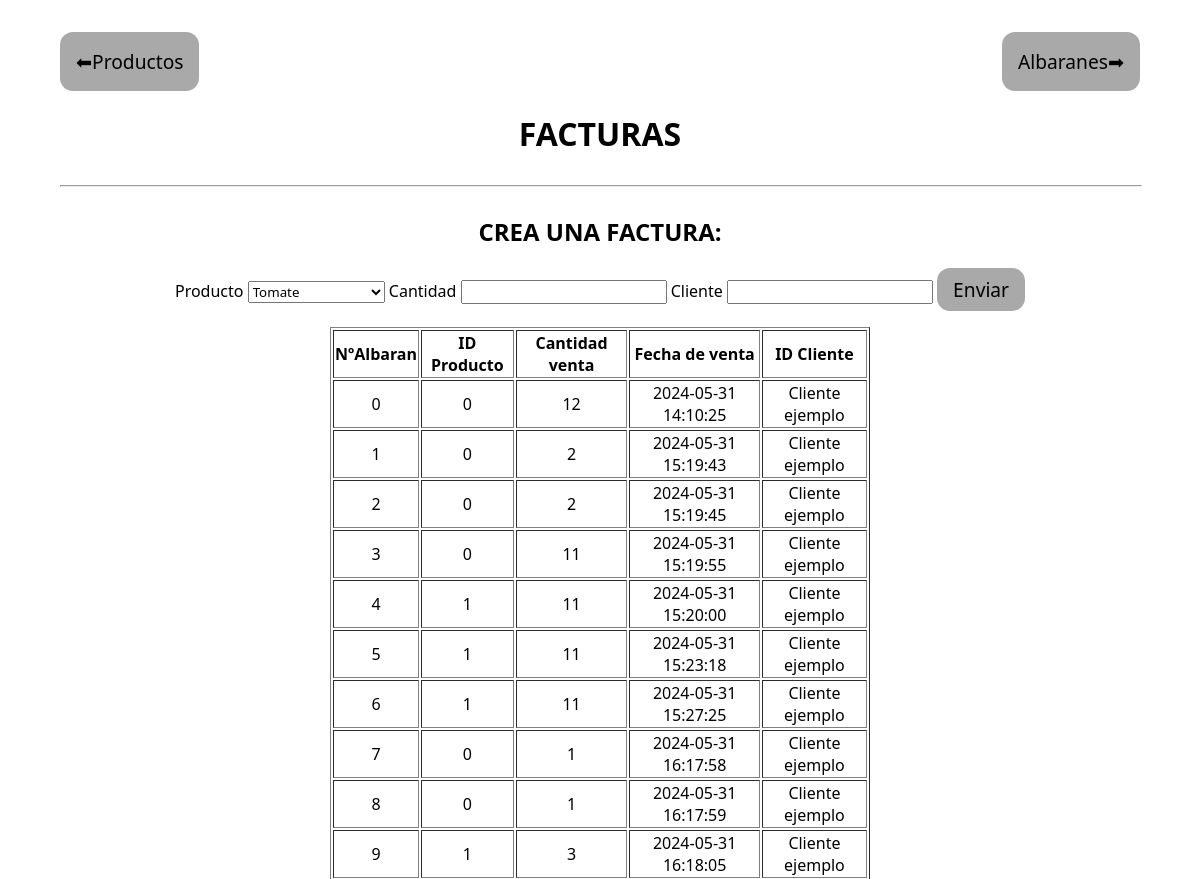
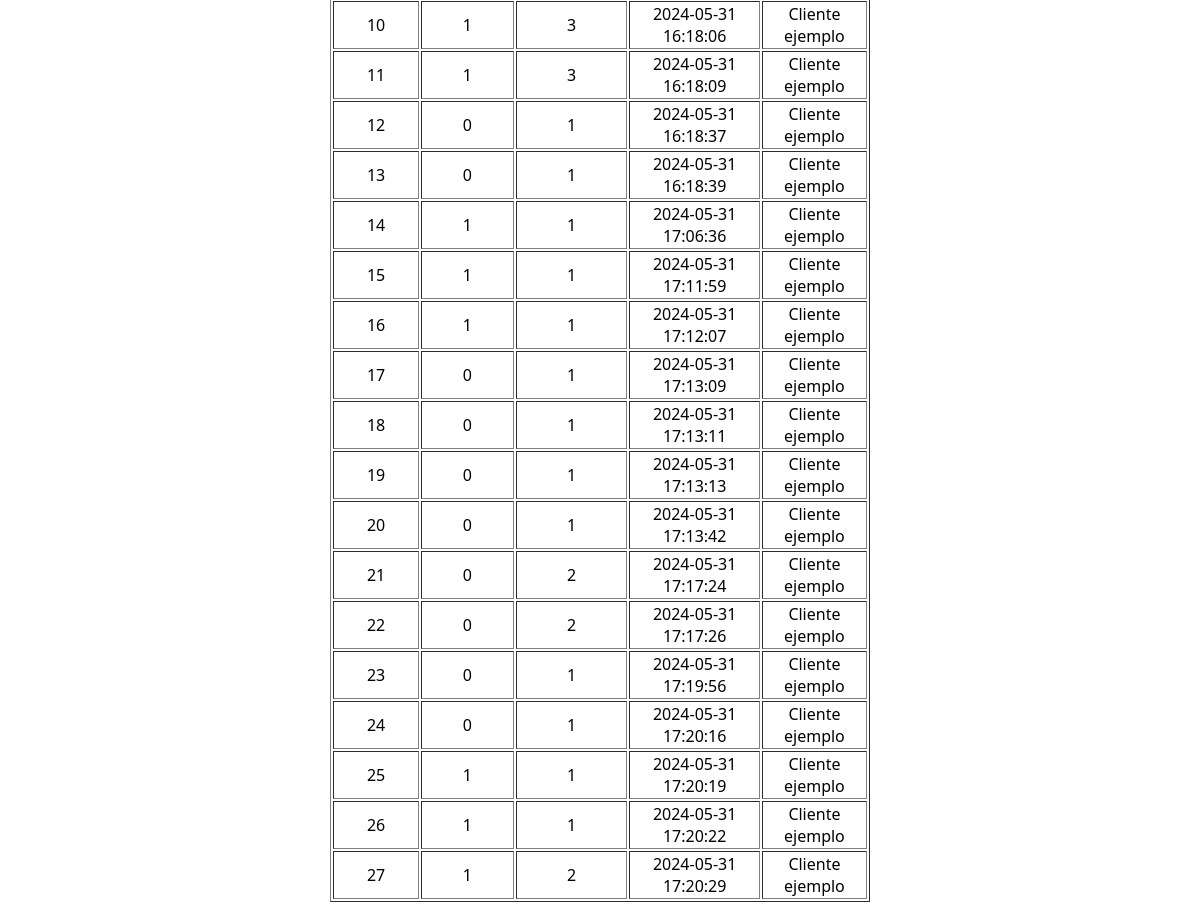
The page /facturacion on the database as committed earlier (2 pictures, top to bottom).
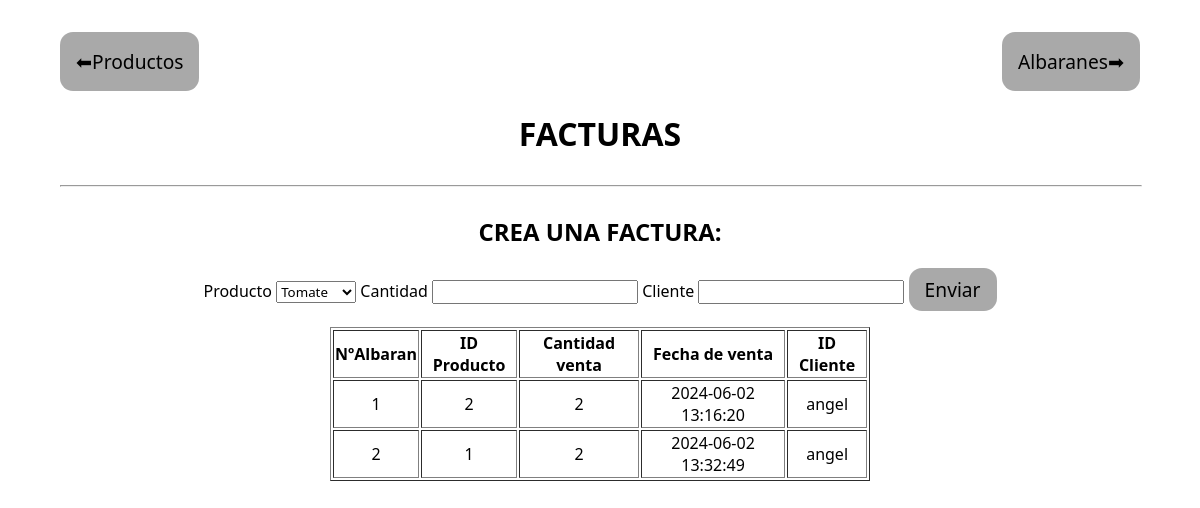
The same page on the database as committed later.
### models.py (models this page shows)
class Facturacion(db.Model):
    __tablename__ = 'facturacion'
    id_factura= Column(Integer,primary_key=True,autoincrement=True)
    id_producto = Column(Integer, ForeignKey('producto.id_producto'),nullable=False)
    cantidad_vendida = Column(Integer,nullable=False)
    fecha_venta = Column(TIMESTAMP,server_default = func.current_timestamp(), comment='Se guarda la fecha actual ya que se entiende que si se ha registrado en la base de datos significa que todo el proceso a sido un exito')
    id_cliente = Column(String(100),server_default='Cliente ejemplo')

### routes.py (the view, shortened to what this page needs)
@main.route('/facturacion', methods=["GET", "POST"])
def crear_facturas():
    productos = Producto.query.all()
    facturas = Facturacion.query.all()
    form = FacturasForm()
    form.id_producto.choices = [(producto.id_producto, producto.nombre) for producto in productos]
    productToEdit = Producto.query.filter_by(id_producto=form.id_producto.data).first()
    return render_template("facturas.html",form=form,facturas=facturas)

### form.py
class FacturasForm(FlaskForm):
    id_producto =  SelectField('id_producto', choices=[], coerce=int)
    cantidad_vendida = IntegerField('cantidad_vendida', validators=[validators.DataRequired(), validators.NumberRange(min=1)])
    id_cliente=StringField('proveedor',[validators.Length(min=2, max=100)])

### templates/facturas.html (shortened to what this page needs)
<!DOCTYPE html>
<html lang="en">
    <head>
        <link rel="stylesheet" href="static/style.css">
    </head>
    <body>
        <div style="
        display: flex;
        justify-content: space-between;
        width: 100%;">
            <button><a href="/productos">⬅Productos</a></button>  <button><a href="/albaranes">Albaranes➡</a></button>
        </div>
        <h1>FACTURAS</h1>
        <hr style="width: 100%;">
        <h2>CREA UNA FACTURA:</h2>
        <form method="post" >
            <label >Producto {{form.id_producto}}</label>
            <label for="">Cantidad {{form.cantidad_vendida}}</label>
            <label for="">Cliente {{form.id_cliente}}</label>
            <button style="padding: 0.5rem 1rem;" type="submit">Enviar</button>
        </form>
    <table border style="text-align: center;">
        <thead>
           <tr>
               <th>NºAlbaran</th>
               <th>ID Producto</th>
               <th>Cantidad venta</th>
               <th>Fecha de venta</th>
               <th>ID Cliente</th>
           </tr>
        </thead>
        <tbody>
           {% for factura in facturas %}
           <tr>
               <td>{{factura.id_factura}}</td>
               <td>{{factura.id_producto}}</td>
               <td>{{factura.cantidad_vendida}}</td>
               <td>{{factura.fecha_venta}}</td>
               <td>{{factura.id_cliente}}</td>
           </tr>
           {% endfor %}
        </tbody>
       </table>
</body>
</html>

Rows that differ between the two databases and show on the page:
removed Facturacion: id_factura "0", id_producto "0", cantidad_vendida "12", fecha_venta "2024-05-31 14:10:25", id_cliente "Cliente ejemplo"
removed Facturacion: id_factura "3", id_producto "0", cantidad_vendida "11", fecha_venta "2024-05-31 15:19:55", id_cliente "Cliente ejemplo"
removed Facturacion: id_factura "4", id_producto "1", cantidad_vendida "11", fecha_venta "2024-05-31 15:20:00", id_cliente "Cliente ejemplo"
removed Facturacion: id_factura "5", id_producto "1", cantidad_vendida "11", fecha_venta "2024-05-31 15:23:18", id_cliente "Cliente ejemplo"
removed Facturacion: id_factura "6", id_producto "1", cantidad_vendida "11", fecha_venta "2024-05-31 15:27:25", id_cliente "Cliente ejemplo"
removed Facturacion: id_factura "7", id_producto "0", cantidad_vendida "1", fecha_venta "2024-05-31 16:17:58", id_cliente "Cliente ejemplo"
removed Facturacion: id_factura "8", id_producto "0", cantidad_vendida "1", fecha_venta "2024-05-31 16:17:59", id_cliente "Cliente ejemplo"
removed Facturacion: id_factura "9", id_producto "1", cantidad_vendida "3", fecha_venta "2024-05-31 16:18:05", id_cliente "Cliente ejemplo"
removed Facturacion: id_factura "10", id_producto "1", cantidad_vendida "3", fecha_venta "2024-05-31 16:18:06", id_cliente "Cliente ejemplo"
removed Facturacion: id_factura "11", id_producto "1", cantidad_vendida "3", fecha_venta "2024-05-31 16:18:09", id_cliente "Cliente ejemplo"
removed Facturacion: id_factura "12", id_producto "0", cantidad_vendida "1", fecha_venta "2024-05-31 16:18:37", id_cliente "Cliente ejemplo"
removed Facturacion: id_factura "13", id_producto "0", cantidad_vendida "1", fecha_venta "2024-05-31 16:18:39", id_cliente "Cliente ejemplo"
removed Facturacion: id_factura "14", id_producto "1", cantidad_vendida "1", fecha_venta "2024-05-31 17:06:36", id_cliente "Cliente ejemplo"
removed Facturacion: id_factura "15", id_producto "1", cantidad_vendida "1", fecha_venta "2024-05-31 17:11:59", id_cliente "Cliente ejemplo"
removed Facturacion: id_factura "16", id_producto "1", cantidad_vendida "1", fecha_venta "2024-05-31 17:12:07", id_cliente "Cliente ejemplo"
removed Facturacion: id_factura "17", id_producto "0", cantidad_vendida "1", fecha_venta "2024-05-31 17:13:09", id_cliente "Cliente ejemplo"
removed Facturacion: id_factura "18", id_producto "0", cantidad_vendida "1", fecha_venta "2024-05-31 17:13:11", id_cliente "Cliente ejemplo"
removed Facturacion: id_factura "19", id_producto "0", cantidad_vendida "1", fecha_venta "2024-05-31 17:13:13", id_cliente "Cliente ejemplo"
removed Facturacion: id_factura "20", id_producto "0", cantidad_vendida "1", fecha_venta "2024-05-31 17:13:42", id_cliente "Cliente ejemplo"
removed Facturacion: id_factura "21", id_producto "0", cantidad_vendida "2", fecha_venta "2024-05-31 17:17:24", id_cliente "Cliente ejemplo"
removed Facturacion: id_factura "22", id_producto "0", cantidad_vendida "2", fecha_venta "2024-05-31 17:17:26", id_cliente "Cliente ejemplo"
removed Facturacion: id_factura "23", id_producto "0", cantidad_vendida "1", fecha_venta "2024-05-31 17:19:56", id_cliente "Cliente ejemplo"
removed Facturacion: id_factura "24", id_producto "0", cantidad_vendida "1", fecha_venta "2024-05-31 17:20:16", id_cliente "Cliente ejemplo"
removed Facturacion: id_factura "25", id_producto "1", cantidad_vendida "1", fecha_venta "2024-05-31 17:20:19", id_cliente "Cliente ejemplo"
removed Facturacion: id_factura "26", id_producto "1", cantidad_vendida "1", fecha_venta "2024-05-31 17:20:22", id_cliente "Cliente ejemplo"
removed Facturacion: id_factura "27", id_producto "1", cantidad_vendida "2", fecha_venta "2024-05-31 17:20:29", id_cliente "Cliente ejemplo"
changed Facturacion id 1: id_producto "0" → "2"; fecha_venta "2024-05-31 15:19:43" → "2024-06-02 13:16:20"; id_cliente "Cliente ejemplo" → "angel"
changed Facturacion id 2: id_producto "0" → "1"; fecha_venta "2024-05-31 15:19:45" → "2024-06-02 13:32:49"; id_cliente "Cliente ejemplo" → "angel"
